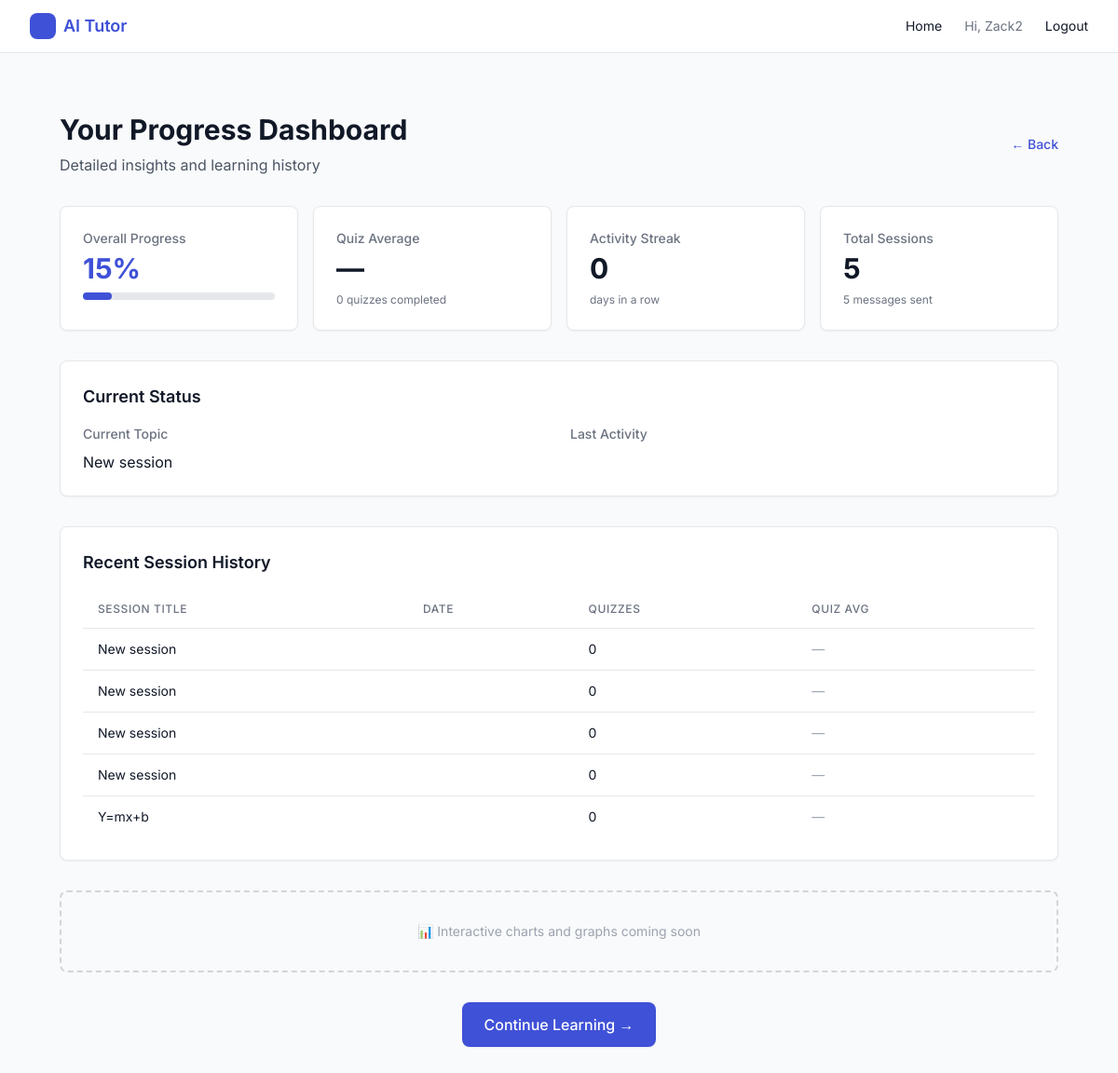
The app's page /tutor/progress/ (signed in) with its own data.
### tutor/models.py (models this page shows, shortened)
class StudentProgress(models.Model):
    user = models.OneToOneField(
        settings.AUTH_USER_MODEL,
        on_delete=models.CASCADE,
        related_name="progress",
        db_index=True
    )
    overall_completion_percent = models.DecimalField(
        max_digits=5,
        decimal_places=2,
        default=0.00,
        help_text="Weighted completion based on quiz scores and session activity"
    )
    current_module = models.CharField(
        max_length=200,
        blank=True,
        help_text="Current topic/module - inferred from most recent session title"
    )
    quiz_average = models.DecimalField(
        max_digits=5,
        decimal_places=2,
        null=True,
        blank=True,
        help_text="Average quiz score across all graded quizzes"
    )
    activity_streak = models.IntegerField(
        default=0,
        help_text="Consecutive days with at least one activity"
    )
    last_activity = models.DateTimeField(
        null=True,
        blank=True,
        help_text="Timestamp of most recent chat or quiz activity"
    )
    total_sessions = models.IntegerField(
        default=0,
        help_text="Total number of chat sessions created"
    )
    total_quizzes = models.IntegerField(
        default=0,
        help_text="Total number of quizzes completed"
    )
    total_messages = models.IntegerField(
        default=0,
        help_text="Total number of user messages sent"
    )
    updated_at = models.DateTimeField(auto_now=True)
    class Meta:
        indexes = [
            models.Index(fields=['user', 'updated_at']),
        ]
        verbose_name_plural = "Student Progress"

class Session(models.Model):
    id = models.UUIDField(primary_key=True, default=uuid.uuid4, editable=False)
    owner = models.ForeignKey(get_user_model(), on_delete=models.CASCADE, related_name="sessions")
    title = models.CharField(max_length=200, default="New session")
    created_at = models.DateTimeField(auto_now_add=True)

### tutor/views.py (the view, shortened to what this page needs)
# urls.py: path("progress/", progress_detail, name="progress_detail"),
@login_required
def progress_detail(request):
    student_id = request.GET.get('student_id')
    if student_id and is_teacher_or_admin(request.user):
        try:
            User = get_user_model()
            student_user = User.objects.get(id=student_id)
            if not is_admin(request.user):
                teacher_profile = TeacherProfile.objects.get(user=request.user)
                student_profile = StudentProfile.objects.get(user=student_user)
                if student_profile.teacher != teacher_profile:
                    return JsonResponse({'error': 'Access denied'}, status=403)
            target_user = student_user
        except (User.DoesNotExist, TeacherProfile.DoesNotExist, StudentProfile.DoesNotExist):
            return JsonResponse({'error': 'Student not found'}, status=404)
    else:
        target_user = request.user
    metrics = calculate_student_progress(target_user)
    try:
        progress = StudentProgress.objects.get(user=target_user)
    except StudentProgress.DoesNotExist:
        progress = None
    sessions = Session.objects.filter(owner=target_user).order_by('-created_at')[:20]
    session_history = []
    for session in sessions:
        quizzes = session.quizzes.filter(status='graded')
        quiz_count = quizzes.count()
        session_quiz_avg = None
        session_history.append({
            'id': str(session.id),
            'title': session.title,
            'created_at': session.created_at.isoformat(),
            'quiz_count': quiz_count,
            'quiz_average': round(session_quiz_avg, 2) if session_quiz_avg else None,
        })
    context = {
        'target_user': target_user,
        'metrics': metrics,
        'progress': progress,
        'session_history': session_history,
        'is_viewing_other': student_id is not None,
    }
    return render(request, 'progress_detail.html', context)

### tutor/utils.py (called while the page is built, shortened)
def calculate_activity_streak(user):
    chat_dates = Chat.objects.filter(
        session__owner=user,
        role='user'
    ).values_list('created_at', flat=True).order_by('-created_at')
    quiz_dates = Quiz.objects.filter(
        session__owner=user
    ).values_list('started_at', flat=True).order_by('-started_at')
    all_dates = list(chat_dates) + list(quiz_dates)
    if not all_dates:
        return 0
    activity_dates = sorted(
        set(dt.date() for dt in all_dates),
        reverse=True
    )
    if not activity_dates:
        return 0
    streak = 1
    today = timezone.now().date()
    most_recent = activity_dates[0]
    if most_recent < today - timedelta(days=1):
        return 0

### tutor/templates/progress_detail.html (shortened to what this page needs)
{% extends "base.html" %}
{% block content %}
<div class="max-w-7xl mx-auto px-4 sm:px-6 lg:px-8 py-8">
  <div class="mb-8">
    <div class="flex items-center justify-between">
      <div>
        <h1 class="text-3xl font-bold text-gray-900 mb-2">
          {% if is_viewing_other %}
            Progress for {{ target_user.get_full_name|default:target_user.username }}
          {% else %}
            Your Progress Dashboard
          {% endif %}
        </h1>
        <p class="text-gray-600">Detailed insights and learning history</p>
      </div>
      <a href="{% if is_viewing_other %}{% url 'dashboard' %}{% else %}{% url 'landing' %}{% endif %}"
         class="text-sm text-brand-600 hover:text-brand-700 font-medium">
        ← Back
      </a>
    </div>
  </div>
  <div class="grid grid-cols-1 md:grid-cols-4 gap-4 mb-8">
    <div class="bg-white rounded-lg shadow-sm border border-gray-200 p-6">
      <div class="text-sm font-medium text-gray-500 mb-1">Overall Progress</div>
      <div class="text-3xl font-bold text-brand-600">
        {{ metrics.overall_completion_percent|floatformat:0 }}%
      </div>
      <div class="mt-2 w-full bg-gray-200 rounded-full h-2">
        <div class="bg-brand-600 h-2 rounded-full"
             style="width: {{ metrics.overall_completion_percent }}%"></div>
      </div>
    </div>
    <div class="bg-white rounded-lg shadow-sm border border-gray-200 p-6">
      <div class="text-sm font-medium text-gray-500 mb-1">Quiz Average</div>
      <div class="text-3xl font-bold text-gray-900">
        {% if metrics.quiz_average %}
          {{ metrics.quiz_average|floatformat:1 }}%
        {% else %}
          —
        {% endif %}
      </div>
      <div class="mt-2 text-xs text-gray-500">
        {{ metrics.total_quizzes }} quiz{{ metrics.total_quizzes|pluralize:"zes" }} completed
      </div>
    </div>
    <div class="bg-white rounded-lg shadow-sm border border-gray-200 p-6">
      <div class="text-sm font-medium text-gray-500 mb-1">Activity Streak</div>
      <div class="text-3xl font-bold text-gray-900">
        {% if metrics.activity_streak > 0 %}
          🔥 {{ metrics.activity_streak }}
        {% else %}
          0
        {% endif %}
      </div>
      <div class="mt-2 text-xs text-gray-500">
        day{{ metrics.activity_streak|pluralize }} in a row
      </div>
    </div>
    <div class="bg-white rounded-lg shadow-sm border border-gray-200 p-6">
      <div class="text-sm font-medium text-gray-500 mb-1">Total Sessions</div>
      <div class="text-3xl font-bold text-gray-900">{{ metrics.total_sessions }}</div>
      <div class="mt-2 text-xs text-gray-500">
        {{ metrics.total_messages }} messages sent
      </div>
    </div>
  </div>
  <div class="bg-white rounded-lg shadow-sm border border-gray-200 p-6 mb-8">
    <h2 class="text-lg font-semibold text-gray-900 mb-4">Current Status</h2>
    <div class="grid grid-cols-1 md:grid-cols-2 gap-6">
      <div>
        <div class="text-sm font-medium text-gray-500 mb-2">Current Topic</div>
        <div class="text-base text-gray-900">
          {{ metrics.current_module|default:"No active topic" }}
        </div>
      </div>
      <div>
        <div class="text-sm font-medium text-gray-500 mb-2">Last Activity</div>
      </div>
    </div>
  </div>
  <div class="bg-white rounded-lg shadow-sm border border-gray-200 p-6">
    <h2 class="text-lg font-semibold text-gray-900 mb-4">Recent Session History</h2>
    {% if session_history %}
      <div class="overflow-x-auto">
        <table class="min-w-full divide-y divide-gray-200">
          <thead>
            <tr>
              <th class="px-4 py-3 text-left text-xs font-medium text-gray-500 uppercase tracking-wider">
                Session Title
              </th>
              <th class="px-4 py-3 text-left text-xs font-medium text-gray-500 uppercase tracking-wider">
                Date
              </th>
              <th class="px-4 py-3 text-left text-xs font-medium text-gray-500 uppercase tracking-wider">
                Quizzes
              </th>
              <th class="px-4 py-3 text-left text-xs font-medium text-gray-500 uppercase tracking-wider">
                Quiz Avg
              </th>
            </tr>
          </thead>
          <tbody class="divide-y divide-gray-200">
            {% for session in session_history %}
            <tr class="hover:bg-gray-50">
              <td class="px-4 py-3 text-sm text-gray-900">
                {{ session.title }}
              </td>
              <td class="px-4 py-3 text-sm text-gray-500">
              </td>
              <td class="px-4 py-3 text-sm text-gray-900">
                {{ session.quiz_count }}
              </td>
              <td class="px-4 py-3 text-sm">
                {% if session.quiz_average %}
                  <span class="inline-flex items-center px-2.5 py-0.5 rounded-full text-xs font-medium
                        {% if session.quiz_average >= 80 %}bg-green-100 text-green-800
                        {% elif session.quiz_average >= 60 %}bg-yellow-100 text-yellow-800
                        {% else %}bg-red-100 text-red-800{% endif %}">
                    {{ session.quiz_average|floatformat:0 }}%
                  </span>
                {% else %}
                  <span class="text-gray-400">—</span>
                {% endif %}
              </td>
            </tr>
            {% endfor %}
          </tbody>
        </table>
      </div>
    {% else %}
      <div class="text-center py-8 text-gray-500">
        <div class="text-4xl mb-2">📚</div>
        <p>No session history available yet</p>
      </div>
    {% endif %}
  </div>
  <div class="mt-8 bg-gray-50 rounded-lg border-2 border-dashed border-gray-300 p-8 text-center">
    <div class="text-gray-400 text-sm">
      📊 Interactive charts and graphs coming soon
    </div>
  </div>
  {% if not is_viewing_other %}
  <div class="mt-8 flex justify-center">
    <a href="{% url 'chat' %}"
       class="inline-flex items-center px-6 py-3 bg-brand-600 hover:bg-brand-700 text-white font-medium rounded-lg shadow-sm transition-colors">
      Continue Learning →
    </a>
  </div>
  {% endif %}
</div>
{% endblock %}

### tutor/templates/base.html (shortened to what this page needs)
<!DOCTYPE html>
<html lang="en">
<head>
  <script src="https://cdn.tailwindcss.com"></script>
</head>
<body class="bg-gray-50 text-gray-900">
  <nav class="bg-white border-b border-gray-200">
    <div class="max-w-7xl mx-auto px-4 sm:px-6 lg:px-8 h-14 flex items-center justify-between">
      <a href="/" class="flex items-center gap-2 font-semibold text-brand-600 text-lg">
        <div class="h-7 w-7 bg-brand-600 rounded-lg"></div>
        AI Tutor
      </a>
      <div class="flex items-center gap-6 text-sm">
        <a href="/" class="hover:text-brand-700">Home</a>
        {% if user.is_authenticated %}
          <span class="text-gray-500">Hi, {{ user.username }}</span>
          <form action="/logout/" method="post" class="inline">
            <button type="submit" class="hover:text-brand-700">Logout</button>
          </form>
        {% else %}
          <a href="/login/" class="hover:text-brand-700">Login</a>
          <a href="/signup/" class="hover:text-brand-700">Signup</a>
        {% endif %}
      </div>
    </div>
  </nav>
  <main class="max-w-7xl mx-auto px-4 sm:px-6 lg:px-8 py-8">
    {% block content %}{% endblock %}
  </main>
</body>
</html>

### tutor/templates/base.html (style rules this page uses)
body { font-family: 'Inter', system-ui, sans-serif; }

### records on screen
StudentProgress: current_module "New session"
Session: title "New session"
Session: title "New session"
Session: title "New session"
Session: title "New session"
Session: title "Y=mx+b"

### other values on screen
{{ user.username }} "Zack2"
{{ metrics.overall_completion_percent|floatformat:0 }} "15"
{{ metrics.total_quizzes }} "0"
{{ metrics.total_sessions }} "5"
{{ metrics.total_messages }} "5"
{{ session.quiz_count }} "0" "0" "0" "0" "0"
